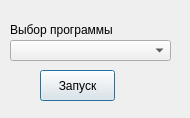
<?xml version="1.0" encoding="UTF-8"?>
<ui version="4.0">
 <class>Dialog</class>
 <widget class="QDialog" name="Dialog">
  <property name="geometry">
   <rect>
    <x>0</x>
    <y>0</y>
    <width>190</width>
    <height>118</height>
   </rect>
  </property>
  <property name="windowTitle">
   <string>DeepBlue selector</string>
  </property>
  <widget class="QComboBox" name="comboBox">
   <property name="geometry">
    <rect>
     <x>10</x>
     <y>40</y>
     <width>161</width>
     <height>21</height>
    </rect>
   </property>
  </widget>
  <widget class="QLabel" name="label">
   <property name="geometry">
    <rect>
     <x>10</x>
     <y>20</y>
     <width>161</width>
     <height>20</height>
    </rect>
   </property>
   <property name="text">
    <string>Выбор программы</string>
   </property>
  </widget>
  <widget class="QPushButton" name="pushButton">
   <property name="geometry">
    <rect>
     <x>40</x>
     <y>70</y>
     <width>75</width>
     <height>31</height>
    </rect>
   </property>
   <property name="text">
    <string>Запуск</string>
   </property>
  </widget>
 </widget>
 <resources/>
 <connections/>
</ui>
